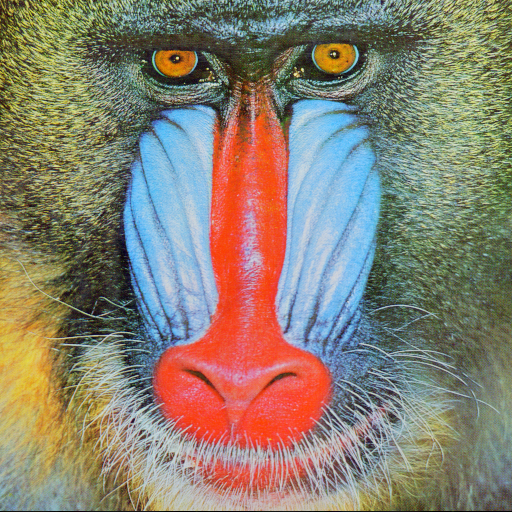
#> input picture activities/Color image processing/baboon.png, 512 x 512 px
$ jupyter execute processamento_de_imagens_coloridas.ipynb
#> lines starting #> are read from the running program, lines starting #| are printed output that depends on the picture
[cell 1]
import os
import cv2
import numpy as np
import matplotlib.pyplot as plt
from google.colab.patches import cv2_imshow
import math

#Q1 - baboon.png

[cell 2]
#imagem openCV

img = cv2.imread("baboon.png")
#> img is the input picture: shape (512, 512, 3); mean B, G, R 113.1, 128.9, 137.4

#Separa os canais da imagem
bgr = cv2.split(img)

img_plot = cv2.cvtColor(img,cv2.COLOR_BGR2RGB) #-> convertido pois os plots serao em plt, BGR -> RGB

plt.figure(figsize = (6,6)) #montar o tamanho da imagem
plt.subplot(221); plt.title("original"); plt.imshow(img_plot) #plot imagem original

plt.subplot(222);
plt.title("blue");
plt.imshow(bgr[0], cmap='gray')

plt.subplot(223);
plt.title("green");
plt.imshow(bgr[1], cmap='gray')

plt.subplot(224);
plt.title("red");
plt.imshow(bgr[2], cmap='gray')

plt.show()

#Q2 - rgbcube_KBKG.png

[cell 3]
img = cv2.imread("rgbcube_kBKG.png")
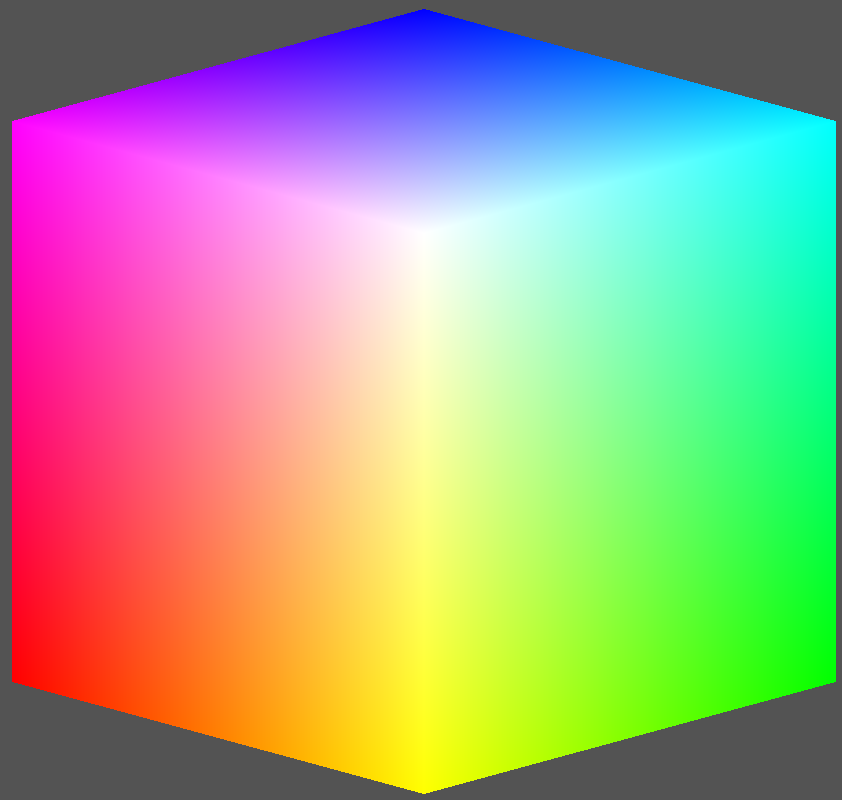
#> input picture activities/Color image processing/rgbcube_kBKG.png, 842 x 800 px
#> img is the input picture: shape (800, 842, 3); mean B, G, R 137.1, 163.4, 163.4

#Separa os canais da imagem
bgr = cv2.split(img)

img_plot = cv2.cvtColor(img,cv2.COLOR_BGR2RGB) #-> convertido pois os plots serao em plt, BGR -> RGB
#> img_plot: shape (800, 842, 3)

plt.figure(figsize = (6,6)) #montar o tamanho da imagem
plt.subplot(221); plt.title("original"); plt.imshow(img_plot) #plot imagem original

plt.subplot(222);
plt.title("blue");
plt.imshow(bgr[0], cmap='gray')

plt.subplot(223);
plt.title("green");
plt.imshow(bgr[1], cmap='gray')

plt.subplot(224);
plt.title("red");
plt.imshow(bgr[2], cmap='gray')

plt.show()

#Q3 - RGB.png

[cell 4]
img = cv2.imread("rgb.png")
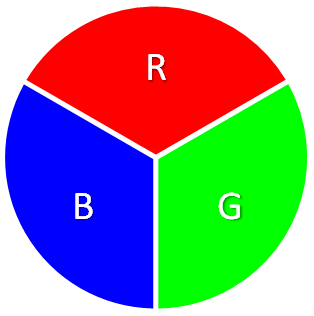
#> input picture activities/Color image processing/rgb.png, 314 x 316 px
#> img is the input picture: shape (316, 314, 3); mean B, G, R 137.2, 137.5, 137.5

#Separa os canais da imagem
bgr = cv2.split(img)

img_plot = cv2.cvtColor(img,cv2.COLOR_BGR2RGB) #-> convertido pois os plots serao em plt, BGR -> RGB
#> img_plot: shape (316, 314, 3)

plt.figure(figsize = (6,6)) #montar o tamanho da imagem
plt.subplot(221); plt.title("original"); plt.imshow(img_plot) #plot imagem original

plt.subplot(222);
plt.title("blue");
plt.imshow(bgr[0], cmap='gray')

plt.subplot(223);
plt.title("green");
plt.imshow(bgr[1], cmap='gray')

plt.subplot(224);
plt.title("red");
plt.imshow(bgr[2], cmap='gray')

plt.show()

#Q4 - Repetir Q1, Q2, Q3 convertendo as imagens para os seguintes espaços de cor

## Baboon.png

###NTSC

[cell 5]
img = cv2.imread("baboon.png") #lida como bgr

img = cv2.cvtColor(img,cv2.COLOR_BGR2YCrCb) #BGR -> YCrCb
#> img: shape (512, 512, 3); mean of channels 0, 1, 2 129.6, 133.5, 118.7

#Separa os canais da imagem
bgr = cv2.split(img)

plt.figure(figsize = (6,6)) #montar o tamanho da imagem
plt.subplot(221); plt.title("original"); plt.imshow(img) #plot imagem original

plt.subplot(222);
plt.title("blue");
plt.imshow(bgr[0], cmap='gray')

plt.subplot(223);
plt.title("green");
plt.imshow(bgr[1], cmap='gray')

plt.subplot(224);
plt.title("red");
plt.imshow(bgr[2], cmap='gray')

plt.show()

### HSV

[cell 6]
img = cv2.imread("baboon.png") #BGR

img = cv2.cvtColor(img,cv2.COLOR_BGR2HSV)
#> img: shape (512, 512, 3); mean H, S, V 60.4, 96, 159.4

#Separa os canais da imagem
bgr = cv2.split(img)

plt.figure(figsize = (6,6)) #montar o tamanho da imagem
plt.subplot(221); plt.title("original"); plt.imshow(img) #plot imagem original

plt.subplot(222);
plt.title("blue");
plt.imshow(bgr[0], cmap='gray')

plt.subplot(223);
plt.title("green");
plt.imshow(bgr[1], cmap='gray')

plt.subplot(224);
plt.title("red");
plt.imshow(bgr[2], cmap='gray')

plt.show()

### HSI

[cell 7]
def RGB_TO_HSI(img):

    with np.errstate(divide='ignore', invalid='ignore'):

        #Load image with 32 bit floats as variable type
        bgr = np.float32(img)/255

        #Separate color channels
        blue = bgr[:,:,0]
        green = bgr[:,:,1]
        red = bgr[:,:,2]

        #Calculate Intensity
        def calc_intensity(red, blue, green):
            return np.divide(blue + green + red, 3)

        #Calculate Saturation
        def calc_saturation(red, blue, green):
            minimum = np.minimum(np.minimum(red, green), blue)
            saturation = 1 - (3 / (red + green + blue + 0.001) * minimum)

            return saturation

        #Calculate Hue
        def calc_hue(red, blue, green):
            hue = np.copy(red)

            for i in range(0, blue.shape[0]):
                for j in range(0, blue.shape[1]):
                    hue[i][j] = 0.5 * ((red[i][j] - green[i][j]) + (red[i][j] - blue[i][j])) / \
                                math.sqrt((red[i][j] - green[i][j])**2 +
                                        ((red[i][j] - blue[i][j]) * (green[i][j] - blue[i][j])))
                    hue[i][j] = math.acos(hue[i][j])

                    if blue[i][j] <= green[i][j]:
                        hue[i][j] = hue[i][j]
                    else:
                        hue[i][j] = ((360 * math.pi) / 180.0) - hue[i][j]

            return hue

        #Merge channels into picture and return image
        hsi = cv2.merge((calc_hue(red, blue, green), calc_saturation(red, blue, green), calc_intensity(red, blue, green)))
        return hsi

[cell 8]
img = cv2.imread("baboon.png") #BGR

img = cv2.cvtColor(img,cv2.COLOR_BGR2RGB) #BGR -> RGB

img = RGB_TO_HSI(img) #-> convertido pois os plots serao em plt, RGB -> HSI
#> after the loop in calc_hue, `for i in range(0, blue.shape[0]):`:
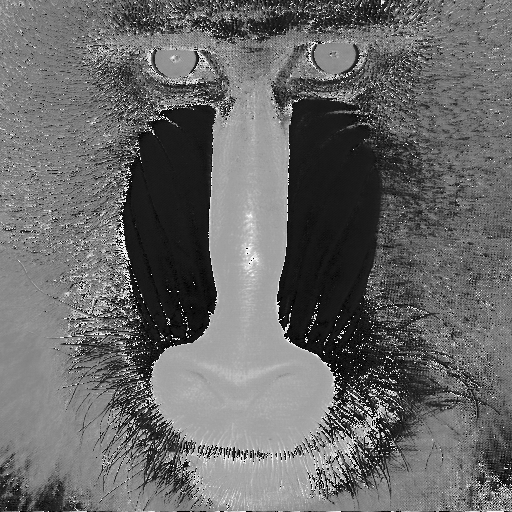
#> hue: shape (512, 512) float32; 0.02% of the values are NaN or infinite; the others: min 0, max 6.27, mean 2.58; drawn with min black, max white, NaN and infinite black

#Separa os canais da imagem
bgr = cv2.split(img)

plt.figure(figsize = (6,6)) #montar o tamanho da imagem
plt.subplot(221); plt.title("original"); plt.imshow(img) #plot imagem original

plt.subplot(222);
plt.title("blue");
plt.imshow(bgr[0], cmap='gray')

plt.subplot(223);
plt.title("green");
plt.imshow(bgr[1], cmap='gray')

plt.subplot(224);
plt.title("red");
plt.imshow(bgr[2], cmap='gray')

plt.show()

### lab

[cell 9]
img = cv2.imread("baboon.png") #BGR

img = cv2.cvtColor(img,cv2.COLOR_BGR2Lab)
#> img: shape (512, 512, 3); mean of channels 0, 1, 2 140.5, 130.5, 139.4

#Separa os canais da imagem
bgr = cv2.split(img)

plt.figure(figsize = (6,6)) #montar o tamanho da imagem
plt.subplot(221); plt.title("original"); plt.imshow(img) #plot imagem original

plt.subplot(222);
plt.title("blue");
plt.imshow(bgr[0], cmap='gray')

plt.subplot(223);
plt.title("green");
plt.imshow(bgr[1], cmap='gray')

plt.subplot(224);
plt.title("red");
plt.imshow(bgr[2], cmap='gray')

plt.show()

###CIE XYZ

[cell 10]
img = cv2.imread("baboon.png") #BGR

img = cv2.cvtColor(img,cv2.COLOR_BGR2XYZ)
#> img: shape (512, 512, 3); mean of channels 0, 1, 2 123.2, 129.5, 125.5

#Separa os canais da imagem
bgr = cv2.split(img)

plt.figure(figsize = (6,6)) #montar o tamanho da imagem
plt.subplot(221); plt.title("original"); plt.imshow(img) #plot imagem original

plt.subplot(222);
plt.title("blue");
plt.imshow(bgr[0], cmap='gray')

plt.subplot(223);
plt.title("green");
plt.imshow(bgr[1], cmap='gray')

plt.subplot(224);
plt.title("red");
plt.imshow(bgr[2], cmap='gray')

plt.show()

### CMYK

[cell 11]
img = cv2.imread("baboon.png") #BGR

img = img.astype(np.float64)/255.
K = 1 - np.max(img, axis=2)
C = (1-img[...,2] - K)/(1-K)
M = (1-img[...,1] - K)/(1-K)
Y = (1-img[...,0] - K)/(1-K)

img = (np.dstack((C,M,Y,K)) * 255).astype(np.uint8)
#> img: shape (512, 512, 4)

#Separa os canais da imagem
bgr = cv2.split(img)

plt.figure(figsize = (6,6)) #montar o tamanho da imagem
plt.subplot(221); plt.title("original"); plt.imshow(img) #plot imagem original

plt.subplot(222);
plt.title("red");
plt.imshow(bgr[0], cmap='gray')

plt.subplot(223);
plt.title("green");
plt.imshow(bgr[1], cmap='gray')

plt.subplot(224);
plt.title("blue");
plt.imshow(bgr[2], cmap='gray')

plt.show()

## rgbcube_KBKG.png

###NTSC

[cell 12]
img = cv2.imread("rgbcube_kBKG.png") #lida como bgr

img = cv2.cvtColor(img,cv2.COLOR_BGR2YCrCb) #BGR -> YCrCb
#> img: shape (800, 842, 3); mean of channels 0, 1, 2 160.4, 130.1, 114.9

#Separa os canais da imagem
bgr = cv2.split(img)

plt.figure(figsize = (6,6)) #montar o tamanho da imagem
plt.subplot(221); plt.title("original"); plt.imshow(img) #plot imagem original

plt.subplot(222);
plt.title("blue");
plt.imshow(bgr[0], cmap='gray')

plt.subplot(223);
plt.title("green");
plt.imshow(bgr[1], cmap='gray')

plt.subplot(224);
plt.title("red");
plt.imshow(bgr[2], cmap='gray')

plt.show()

###HSV

[cell 13]
img = cv2.imread("rgbcube_kBKG.png") #BGR

img = cv2.cvtColor(img,cv2.COLOR_BGR2HSV)
#> img: shape (800, 842, 3); mean H, S, V 67.4, 139.9, 224.6

#Separa os canais da imagem
bgr = cv2.split(img)

plt.figure(figsize = (6,6)) #montar o tamanho da imagem
plt.subplot(221); plt.title("original"); plt.imshow(img) #plot imagem original

plt.subplot(222);
plt.title("blue");
plt.imshow(bgr[0], cmap='gray')

plt.subplot(223);
plt.title("green");
plt.imshow(bgr[1], cmap='gray')

plt.subplot(224);
plt.title("red");
plt.imshow(bgr[2], cmap='gray')

plt.show()

###HSI

[cell 14]
def RGB_TO_HSI(img):

    with np.errstate(divide='ignore', invalid='ignore'):

        #Load image with 32 bit floats as variable type
        bgr = np.float32(img)/255

        #Separate color channels
        blue = bgr[:,:,0]
        green = bgr[:,:,1]
        red = bgr[:,:,2]

        #Calculate Intensity
        def calc_intensity(red, blue, green):
            return np.divide(blue + green + red, 3)

        #Calculate Saturation
        def calc_saturation(red, blue, green):
            minimum = np.minimum(np.minimum(red, green), blue)
            saturation = 1 - (3 / (red + green + blue + 0.001) * minimum)

            return saturation

        #Calculate Hue
        def calc_hue(red, blue, green):
            hue = np.copy(red)

            for i in range(0, blue.shape[0]):
                for j in range(0, blue.shape[1]):
                    hue[i][j] = 0.5 * ((red[i][j] - green[i][j]) + (red[i][j] - blue[i][j])) / \
                                math.sqrt((red[i][j] - green[i][j])**2 +
                                        ((red[i][j] - blue[i][j]) * (green[i][j] - blue[i][j])))
                    hue[i][j] = math.acos(hue[i][j])

                    if blue[i][j] <= green[i][j]:
                        hue[i][j] = hue[i][j]
                    else:
                        hue[i][j] = ((360 * math.pi) / 180.0) - hue[i][j]

            return hue

        #Merge channels into picture and return image
        hsi = cv2.merge((calc_hue(red, blue, green), calc_saturation(red, blue, green), calc_intensity(red, blue, green)))
        return hsi

[cell 15]
img = cv2.imread("rgbcube_kBKG.png") #BGR

img = cv2.cvtColor(img,cv2.COLOR_BGR2RGB) #BGR -> RGB

img = RGB_TO_HSI(img) #-> convertido pois os plots serao em plt, RGB -> HSI
#> in RGB_TO_HSI, `green = bgr[:,:,1]`:
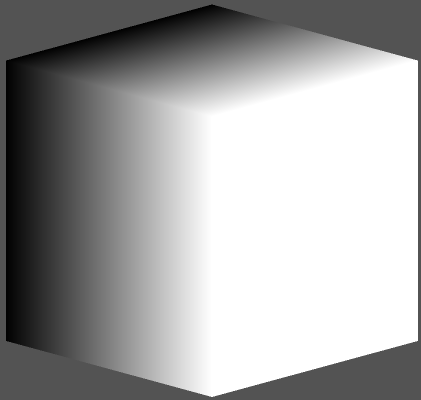
#> green: shape (800, 842) float32 (shown at 1/2 size); min 0, max 1, mean 0.641
#> after the loop in calc_hue, `for i in range(0, blue.shape[0]):`:
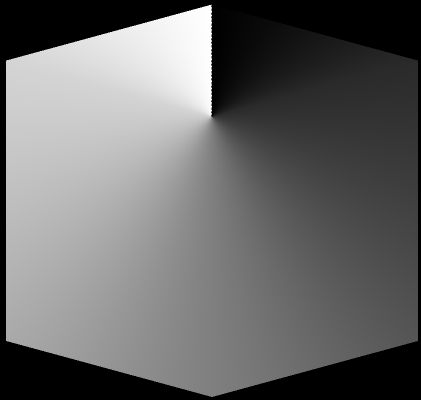
#> hue: shape (800, 842) float32 (shown at 1/2 size); 17.69% of the values are NaN or infinite; the others: min 0, max 6.28, mean 3.14; drawn with min black, max white, NaN and infinite black
#> in calc_saturation, `minimum = np.minimum(np.minimum(red, green), blue)`:
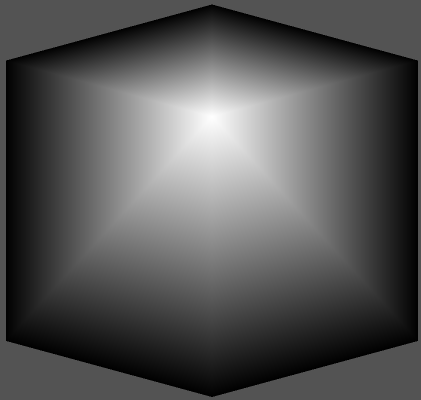
#> minimum: shape (800, 842) float32 (shown at 1/2 size); min 0, max 1, mean 0.332
#> in calc_saturation, `saturation = 1 - (3 / (red + green + blue + 0.001) * minimum)`:
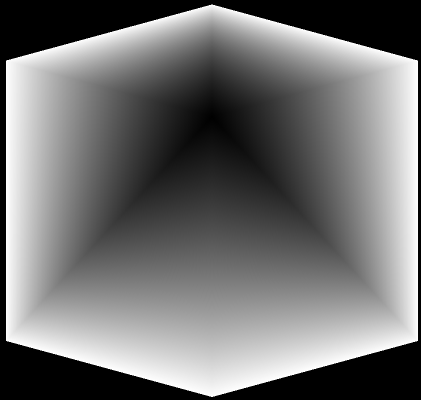
#> saturation: shape (800, 842) float32 (shown at 1/2 size); min 0.000333, max 1, mean 0.446
#> in calc_intensity, `return np.divide(blue + green + red, 3)`:
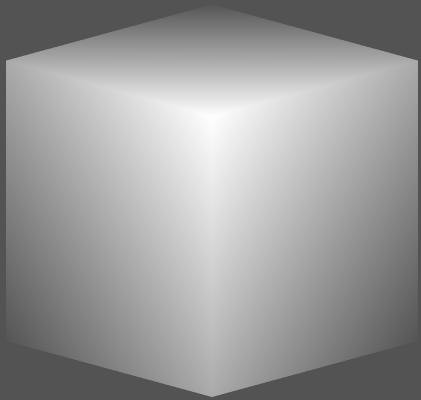
#> returned value: shape (800, 842) float32 (shown at 1/2 size); min 0.325, max 1, mean 0.606

#Separa os canais da imagem
bgr = cv2.split(img)

plt.figure(figsize = (6,6)) #montar o tamanho da imagem
plt.subplot(221); plt.title("original"); plt.imshow(img) #plot imagem original

plt.subplot(222);
plt.title("blue");
plt.imshow(bgr[0], cmap='gray')

plt.subplot(223);
plt.title("green");
plt.imshow(bgr[1], cmap='gray')

plt.subplot(224);
plt.title("red");
plt.imshow(bgr[2], cmap='gray')

plt.show()
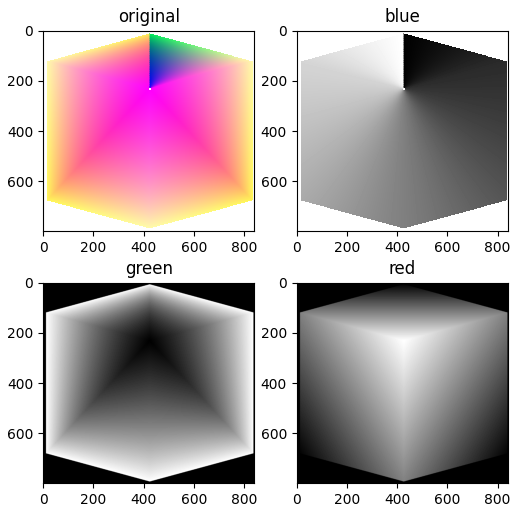
#> figure drawn by matplotlib, 4 panels

###Lab

[cell 16]
img = cv2.imread("rgbcube_kBKG.png") #BGR

img = cv2.cvtColor(img,cv2.COLOR_BGR2Lab)

#Separa os canais da imagem
bgr = cv2.split(img)

plt.figure(figsize = (6,6)) #montar o tamanho da imagem
plt.subplot(221); plt.title("original"); plt.imshow(img) #plot imagem original

plt.subplot(222);
plt.title("blue");
plt.imshow(bgr[0], cmap='gray')

plt.subplot(223);
plt.title("green");
plt.imshow(bgr[1], cmap='gray')

plt.subplot(224);
plt.title("red");
plt.imshow(bgr[2], cmap='gray')

plt.show()

###CIE XYZ

[cell 17]
img = cv2.imread("rgbcube_kBKG.png") #BGR

img = cv2.cvtColor(img,cv2.COLOR_BGR2XYZ)

#Separa os canais da imagem
bgr = cv2.split(img)

plt.figure(figsize = (6,6)) #montar o tamanho da imagem
plt.subplot(221); plt.title("original"); plt.imshow(img) #plot imagem original

plt.subplot(222);
plt.title("blue");
plt.imshow(bgr[0], cmap='gray')

plt.subplot(223);
plt.title("green");
plt.imshow(bgr[1], cmap='gray')

plt.subplot(224);
plt.title("red");
plt.imshow(bgr[2], cmap='gray')

plt.show()

### CMYK

[cell 18]
img = cv2.imread("rgbcube_kBKG.png") #BGR

img = img.astype(np.float64)/255.
K = 1 - np.max(img, axis=2)
C = (1-img[...,2] - K)/(1-K)
M = (1-img[...,1] - K)/(1-K)
Y = (1-img[...,0] - K)/(1-K)

img = (np.dstack((C,M,Y,K)) * 255).astype(np.uint8)

#Separa os canais da imagem
bgr = cv2.split(img)

plt.figure(figsize = (6,6)) #montar o tamanho da imagem
plt.subplot(221); plt.title("original"); plt.imshow(img) #plot imagem original

plt.subplot(222);
plt.title("red");
plt.imshow(bgr[0], cmap='gray')

plt.subplot(223);
plt.title("green");
plt.imshow(bgr[1], cmap='gray')

plt.subplot(224);
plt.title("blue");
plt.imshow(bgr[2], cmap='gray')

plt.show()

## rgb.png

### NTSC

[cell 19]
img = cv2.imread("rgb.png") #lida como bgr

img = cv2.cvtColor(img,cv2.COLOR_BGR2YCrCb) #BGR -> YCrCb

#Separa os canais da imagem
bgr = cv2.split(img)

plt.figure(figsize = (6,6)) #montar o tamanho da imagem
plt.subplot(221); plt.title("original"); plt.imshow(img) #plot imagem original

plt.subplot(222);
plt.title("blue");
plt.imshow(bgr[0], cmap='gray')

plt.subplot(223);
plt.title("green");
plt.imshow(bgr[1], cmap='gray')

plt.subplot(224);
plt.title("red");
plt.imshow(bgr[2], cmap='gray')

plt.show()

###HSV

[cell 20]
img = cv2.imread("rgb.png") #BGR

img = cv2.cvtColor(img,cv2.COLOR_BGR2HSV)

#Separa os canais da imagem
bgr = cv2.split(img)

plt.figure(figsize = (6,6)) #montar o tamanho da imagem
plt.subplot(221); plt.title("original"); plt.imshow(img) #plot imagem original

plt.subplot(222);
plt.title("blue");
plt.imshow(bgr[0], cmap='gray')

plt.subplot(223);
plt.title("green");
plt.imshow(bgr[1], cmap='gray')

plt.subplot(224);
plt.title("red");
plt.imshow(bgr[2], cmap='gray')

plt.show()

###HSI

[cell 21]
def RGB_TO_HSI(img):

    with np.errstate(divide='ignore', invalid='ignore'):

        #Load image with 32 bit floats as variable type
        bgr = np.float32(img)/255

        #Separate color channels
        blue = bgr[:,:,0]
        green = bgr[:,:,1]
        red = bgr[:,:,2]

        #Calculate Intensity
        def calc_intensity(red, blue, green):
            return np.divide(blue + green + red, 3)

        #Calculate Saturation
        def calc_saturation(red, blue, green):
            minimum = np.minimum(np.minimum(red, green), blue)
            saturation = 1 - (3 / (red + green + blue + 0.001) * minimum)

            return saturation

        #Calculate Hue
        def calc_hue(red, blue, green):
            hue = np.copy(red)

            for i in range(0, blue.shape[0]):
                for j in range(0, blue.shape[1]):
                    hue[i][j] = 0.5 * ((red[i][j] - green[i][j]) + (red[i][j] - blue[i][j])) / \
                                math.sqrt((red[i][j] - green[i][j])**2 +
                                        ((red[i][j] - blue[i][j]) * (green[i][j] - blue[i][j])))
                    hue[i][j] = math.acos(hue[i][j])

                    if blue[i][j] <= green[i][j]:
                        hue[i][j] = hue[i][j]
                    else:
                        hue[i][j] = ((360 * math.pi) / 180.0) - hue[i][j]

            return hue

        #Merge channels into picture and return image
        hsi = cv2.merge((calc_hue(red, blue, green), calc_saturation(red, blue, green), calc_intensity(red, blue, green)))
        return hsi
